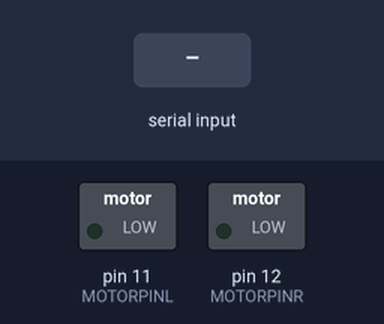
Recording of a sketch running on a simulated Arduino Uno, built with avr-gcc and run on an emulated ATmega328P. Parts: switched loads named in the sketch (green lamp = pin HIGH). The inputs (shaded band) are chosen by the test bench.

Above: at 1.2 s.
1.3 s: "m" received over Serial
At 1.6 s:
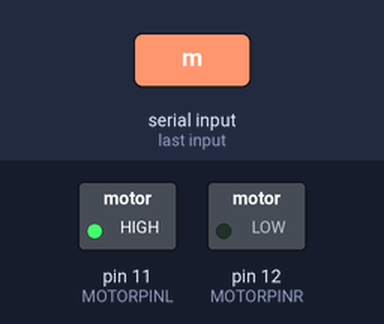
2.8 s: "l" received over Serial
At 3.9 s:
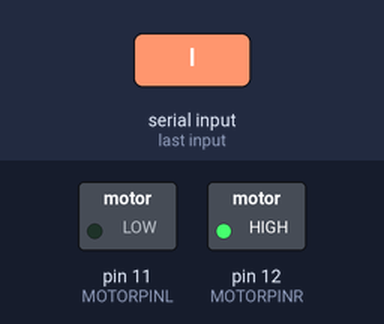
4.3 s: "r" received over Serial
At 5.1 s:
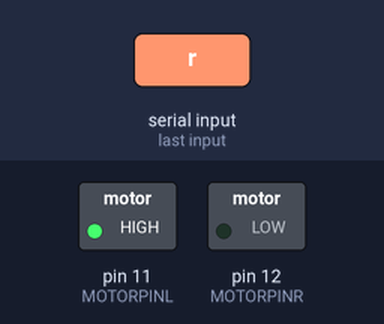
5.8 s: "s" received over Serial
At 6.2 s:
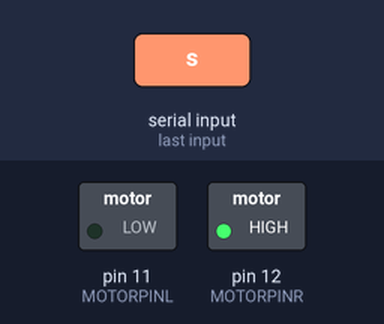
Timing chart, 0 to 8.3 s (numbered marks = the images above; inputs shaded):
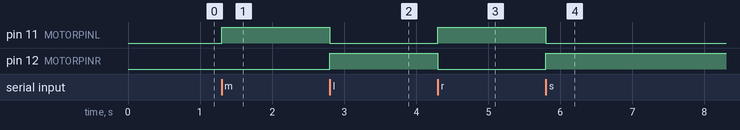

The sketch:

lane_detection.ino
```cpp
char incomingByte; // data from serial port
#define MOTORPINL 11
#define MOTORPINR 12
void setup()
{
  Serial.begin (9600);
  pinMode(MOTORPINL, OUTPUT);
  pinMode(MOTORPINR, OUTPUT);
}
void loop() {

        // send data only when you receive data:
        if (Serial.available() > 0)
        {
                // read the incoming byte:
                incomingByte = Serial.read();

                // say what you got:
               // Serial.print("I received");
                //Serial.println(incomingByte); //check its char or CHAR
                // find out what format in println gives what
                if(incomingByte=='m')
                {
                  forward();
                  //Serial.println("i got m ");
                  delay(1000);
                }
                else if(incomingByte=='r')
                {
                 right();
		 //Serial.println(" i got r");
                  delay(1000);
                }
                else if(incomingByte=='l')
                {
                  left();
                  //Serial.println(" i got l");
                  delay(1000);
                }
                else if(incomingByte=='s')
                {
                  wait();
                  //Serial.println("i got s ");
                  delay(1000);
                }
        }
        else
        {
          //Serial.println("No byte received");
        }
}
          void forward(void)
  {
    digitalWrite(MOTORPINL,HIGH);
    digitalWrite(MOTORPINR,LOW);
  }
  void right(void)
  {
    digitalWrite(MOTORPINL,HIGH);
    digitalWrite(MOTORPINR,LOW);
  }
  void left(void)
  {
    digitalWrite(MOTORPINL,LOW);
    digitalWrite(MOTORPINR,HIGH);
  }
  void wait(void)
  {
    digitalWrite(MOTORPINL,LOW);
    digitalWrite(MOTORPINR,HIGH);
  }
```

Measured:
- after the input at 1.3 s, pin 11 (MOTORPINL): LOW → HIGH at once
- after the input at 2.8 s, pin 11 (MOTORPINL): HIGH → LOW at once; pin 12 (MOTORPINR): LOW → HIGH at once
- after the input at 4.3 s, pin 11 (MOTORPINL): LOW → HIGH at once; pin 12 (MOTORPINR): HIGH → LOW at once
- after the input at 5.8 s, pin 11 (MOTORPINL): HIGH → LOW at once; pin 12 (MOTORPINR): LOW → HIGH at once
